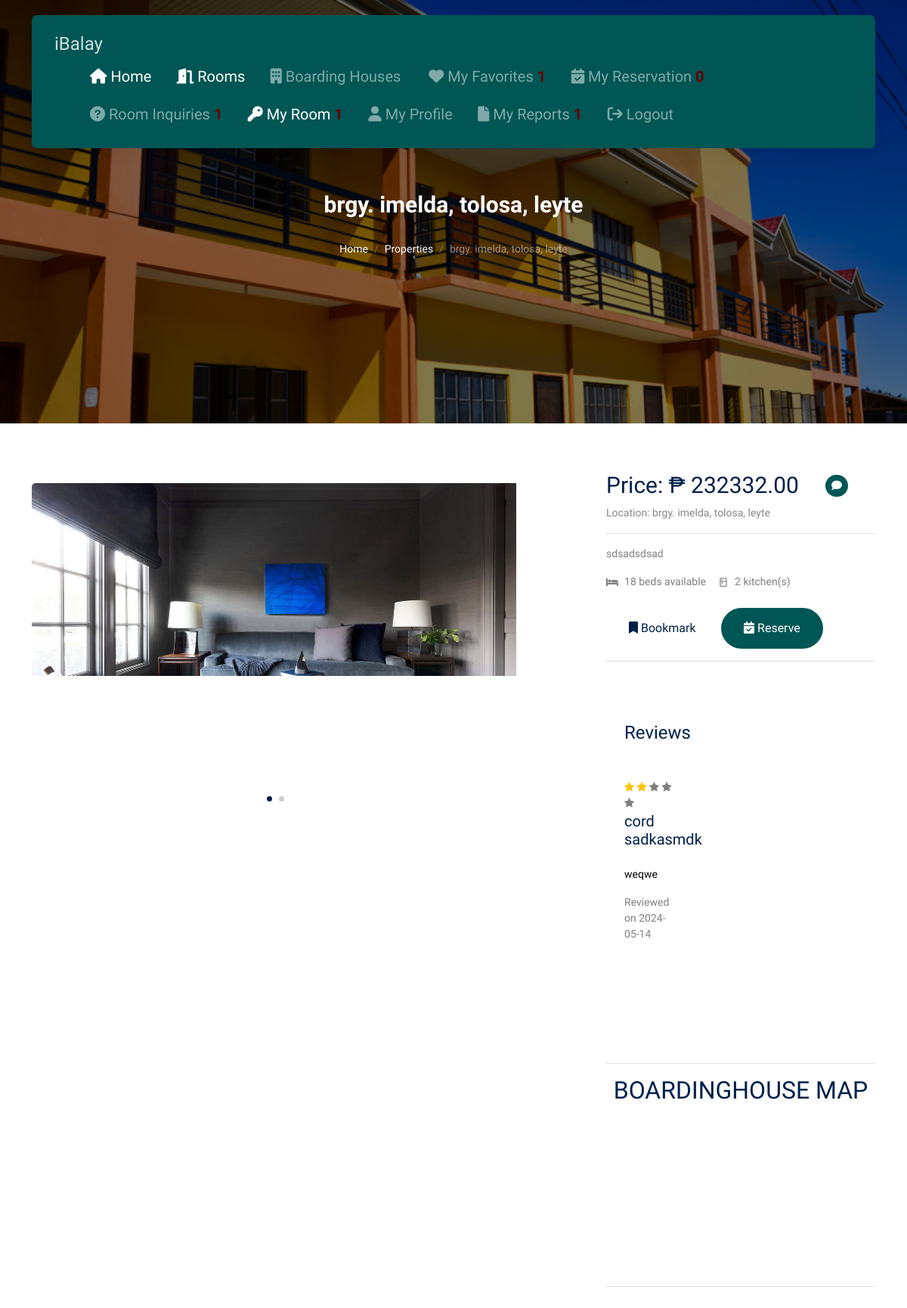
/tenant/public/property-single.php?room_id=4 (signed in), run on an earlier commit of the app's database.
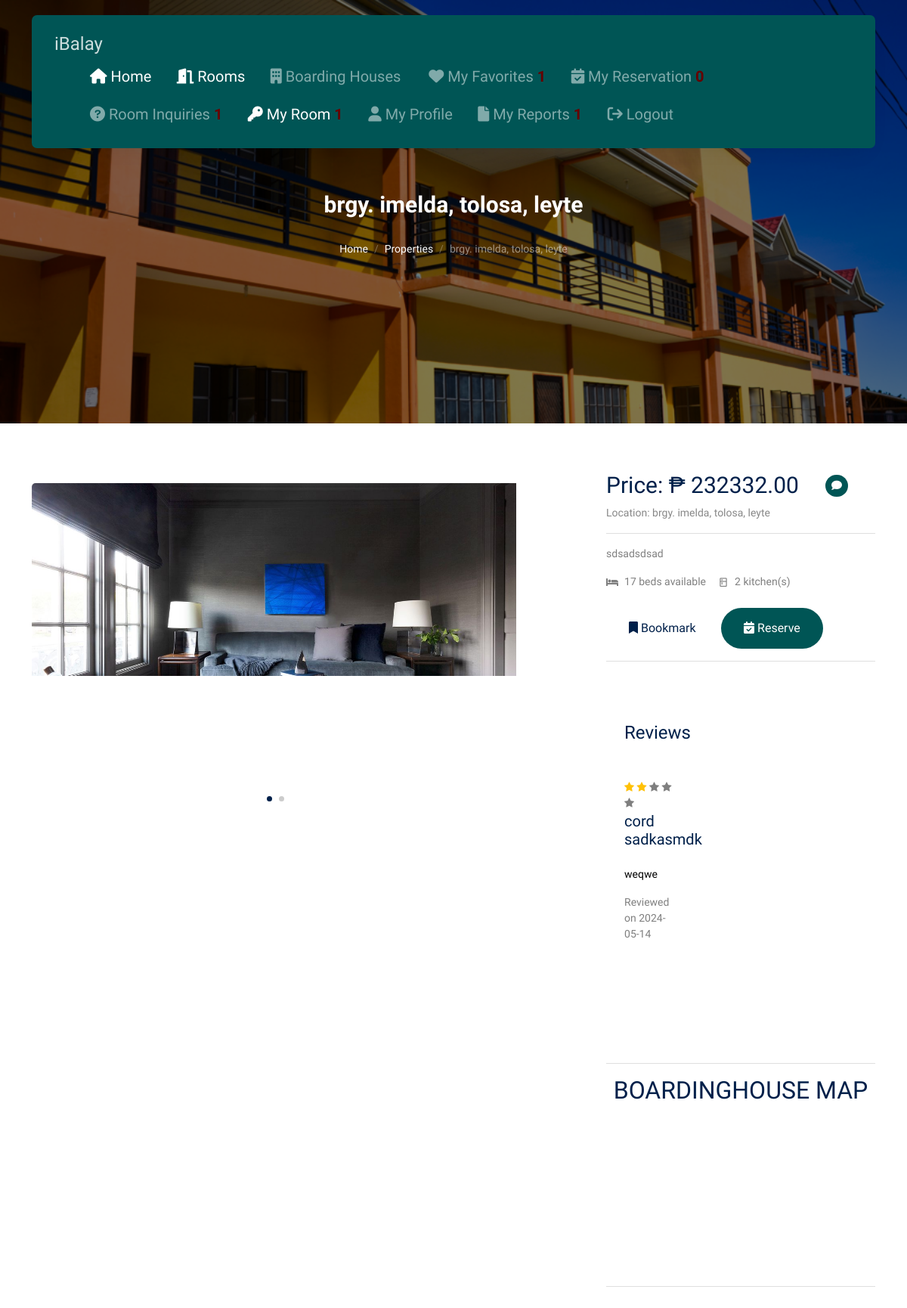
And on a later commit of the database.
### tables this page shows
CREATE TABLE `room` (
  `room_id` bigint(20) UNSIGNED NOT NULL,
  `landlord_id` int(11) DEFAULT NULL,
  `room_number` int(11) DEFAULT NULL,
  `description` text DEFAULT NULL,
  `capacity` int(11) DEFAULT NULL,
  `room_price` decimal(10,2) DEFAULT NULL,
  `room_photo1` varchar(255) DEFAULT NULL,
  `room_photo2` varchar(255) DEFAULT NULL
);

CREATE TABLE `bh_information` (
  `bh_id` int(11) NOT NULL,
  `landlord_id` int(11) NOT NULL,
  `BH_name` varchar(100) NOT NULL,
  `BH_address` varchar(255) DEFAULT NULL,
  `Document1` varchar(255) DEFAULT NULL,
  `Document2` varchar(255) DEFAULT NULL,
  `monthly_payment_rate` varchar(50) DEFAULT NULL,
  `number_of_kitchen` int(11) DEFAULT NULL,
  `number_of_living_room` int(11) DEFAULT NULL,
  `number_of_students` int(11) DEFAULT NULL,
  `number_of_cr` int(11) DEFAULT NULL,
  `number_of_beds` int(11) DEFAULT NULL,
  `number_of_rooms` int(11) DEFAULT NULL,
  `bh_max_capacity` int(11) DEFAULT NULL,
  `gender_allowed` enum('male','female','all') NOT NULL,
  `Status` enum('0','1','2') DEFAULT '0',
  `longitude` double DEFAULT NULL,
  `latitude` double DEFAULT NULL,
  `warnings` tinyint(1) DEFAULT 0,
  `close_account` tinyint(1) NOT NULL DEFAULT 0
);

### tenant/includes/config/single-photo.php (called while the page is built, shortened)
<?php
$host = 'localhost';
$dbname = 'iBalay_System';
$username = 'root';
$password = '';
$conn = mysqli_connect($host, $username, $password, $dbname);
mysqli_set_charset($conn, 'utf8');
$room_id = isset($_GET['room_id']) ? (int)$_GET['room_id'] : null;
$room = null;
if ($room_id) {
    $query = "
        SELECT
            r.room_id,
            r.room_price,
            r.room_number,
            r.landlord_id,
            r.capacity,
            r.room_photo1,
            r.room_photo2,
            r.description AS room_description,
            b.BH_address,
            b.number_of_kitchen
        FROM
            room r
        JOIN
            bh_information b
        ON
            r.landlord_id = b.landlord_id
        WHERE
            r.room_id = ?
    ";
    $stmt = mysqli_prepare($conn, $query);
    mysqli_stmt_bind_param($stmt, 'i', $room_id);
    mysqli_stmt_execute($stmt);
    $result = mysqli_stmt_get_result($stmt);
    if (mysqli_num_rows($result) > 0) {
        $room = mysqli_fetch_assoc($result);
    } else {
        $room = null;
    }
}
if ($room) {
  $room_photo_path1 = "/iBalay/uploads/roomphotos/room{$room['room_number']}_landlord{$room['landlord_id']}/{$room['room_photo1']}";
} else {
  $room_photo_path1 = "/iBalay/uploads/default_photo.jpeg";
  $room_photo_path2 = "/iBalay/uploads/default_photo.jpeg";
}
$image_path1 = file_exists($_SERVER['DOCUMENT_ROOT'] . $room_photo_path1) ? $room_photo_path1 : "/iBalay/uploads/default_photo.jpeg";
?>

### tenant/includes/single-property-photo.php (the view, shortened to what this page needs)
       <?php
         include('config/single-photo.php');
       ?>
<div
  class="hero page-inner overlay"
  style="background-image: url('../../Resources/images/hero_bg_1_copy.jpg')"
>
  <div class="container">
    <div class="row justify-content-center align-items-center">
      <div class="col-lg-9 text-center mt-5">
        <h1 class="heading" data-aos="fade-up">
          <?= $room ? htmlspecialchars($room['BH_address']) : "Property Not Found" ?>
        </h1>
        <nav aria-label="breadcrumb" data-aos="fade-up" data-aos-delay="200">
          <ol class="breadcrumb text-center justify-content-center">
            <li class="breadcrumb-item"><a href="/iBalay/tenant/public/home.php">Home</a></li>
            <li class="breadcrumb-item"><a href="/iBalay/tenant/public/properties.php">Properties</a></li>
            <li class="breadcrumb-item active text-white-50" aria-current="page">
              <?= $room ? htmlspecialchars($room['BH_address']) : "Property Not Found" ?>
            </li>
          </ol>
        </nav>
      </div>
    </div>
  </div>
</div>
<div class="section">
  <div class="container">
    <div class="row justify-content-between">
      <div class="col-lg-7">
        <div class="img-property-slide-wrap">
          <div class="img-property-slide">
            <img src="<?= htmlspecialchars($image_path1) ?>" alt="Room Photo 1" class="img-fluid" />
          </div>
        </div>
      </div>
      <div class="col-lg-4">
    <div class="price-inquire d-flex align-items-center">
        <h2 class="heading text-primary mb-0 mr-3" style="font-size:30px;">Price: ₱ <?= htmlspecialchars($room['room_price']) ?></h2>
        <button type="button" class="btn btn-secondary btn-sm py-1 px-2" id="inquireButton" title="Inquire">
        <i class="fas fa-comment"></i>
    </button>
    </div>
    <p class="meta mt-2">Location: <?= htmlspecialchars($room['BH_address']) ?></p>
    <hr>
        <p class="text-black-50"><?= htmlspecialchars($room['room_description']) ?></p>
        <div class="specs d-flex mb-4">
          <span class="d-block d-flex align-items-center me-3">
            <span class="icon-bed me-2"></span>
            <span class="caption"><?= $room['capacity'] ?> beds available</span>
          </span>
          <span class="d-block d-flex align-items-center">
            <span class="icon-kitchen me-2"></span>
            <span class="caption"><?= $room['number_of_kitchen'] ?> kitchen(s)</span>
          </span>
        </div>
<div class="buttons">
    <?php if (isset($room) && isset($room['room_id'])): ?>
        <form id="bookmarkForm" action="../includes/config/bookmark-process.php" method="post" style="display: inline-block;">
            <button id="bookmarkButton" type="submit" class="btn btn-outline-primary" title="Bookmark this room">
                <i class="fa fa-bookmark"></i> Bookmark
            </button>
        </form>
    <?php endif; ?>
<form id="reserveForm" action="../includes/config/reserve_action.php" method="post" style="display: inline-block;">
    <button id="reserveButton" type="submit" class="btn btn-primary" title="Reserve this room">
        <i class="fa fa-calendar-check"></i> Reserve
    </button>
</form>

What changed in the data, as far as the page shows it:
changed room "sdsadsdsad": capacity "18" → "17"
